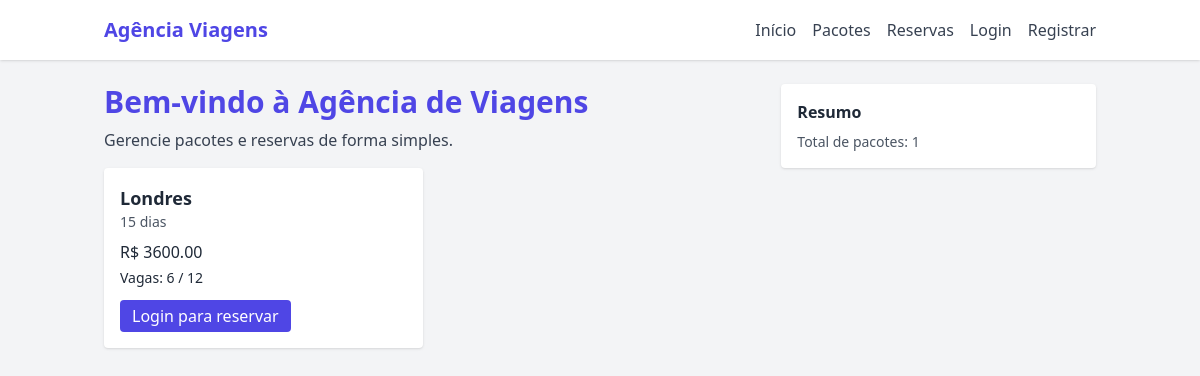
Before: / with the older database file.
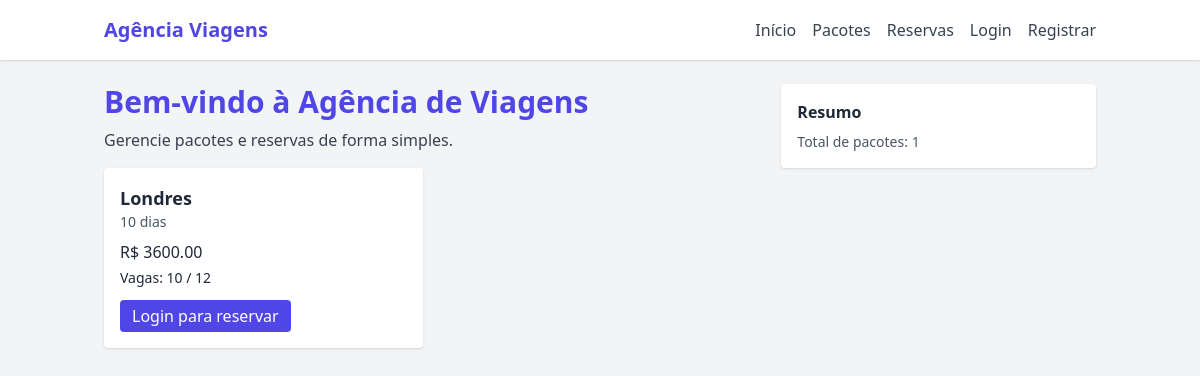
After: the same page with the newer database file.
### app/models.py (models this page shows)
class Pacote(db.Model):
    id = db.Column(db.Integer, primary_key=True)
    destino = db.Column(db.String(150), nullable=False)
    periodo = db.Column(db.String(100), nullable=False)
    preco = db.Column(db.Float, nullable=False)
    vagas_min = db.Column(db.Integer, nullable=False)
    vagas_max = db.Column(db.Integer, nullable=False)
    vagas_disponiveis = db.Column(db.Integer, nullable=False)
    categoria = db.Column(db.String(100))
    criado_em = db.Column(db.DateTime, default=datetime.utcnow)

### app/views.py (the view)
@app.route("/")
def index():
    pacotes = Pacote.query.all()
    return render_template("index.html", pacotes=pacotes)

### app/templates/index.html (shortened to what this page needs)
{% extends "base.html" %}
{% block content %}
<div class="grid grid-cols-1 md:grid-cols-3 gap-6">
  <div class="md:col-span-2">
    <h1 class="text-3xl font-bold text-indigo-600 mb-2">Bem-vindo à Agência de Viagens</h1>
    <p class="text-gray-700 mb-4">Gerencie pacotes e reservas de forma simples.</p>
    <div class="grid grid-cols-1 sm:grid-cols-2 gap-4">
      {% for p in pacotes %}
      <div class="bg-white p-4 rounded shadow">
        <h3 class="font-semibold text-lg">{{ p.destino }}</h3>
        <p class="text-sm text-gray-600">{{ p.periodo }}</p>
        <p class="mt-2 font-medium">R$ {{ '%.2f'|format(p.preco) }}</p>
        <p class="text-sm mt-1">Vagas: {{ p.vagas_disponiveis }} / {{ p.vagas_max }}</p>
        <div class="mt-3 flex space-x-2">
          {% if current_user.is_authenticated %}
            <a href="{{ url_for('nova_reserva', pacote_id=p.id) }}" class="px-3 py-1 bg-indigo-600 text-white rounded">Reservar</a>
            {% if current_user.perfil == 'administrador' %}
            <a href="{{ url_for('editar_pacote', id=p.id) }}" class="px-3 py-1 bg-gray-200 rounded">Editar</a>
            {% endif %}
          {% else %}
            <a href="{{ url_for('login') }}" class="px-3 py-1 bg-indigo-600 text-white rounded">Login para reservar</a>
          {% endif %}
        </div>
      </div>
      {% endfor %}
    </div>
  </div>
  <aside>
    <div class="bg-white p-4 rounded shadow">
      <h4 class="font-semibold">Resumo</h4>
      <p class="text-sm text-gray-600 mt-2">Total de pacotes: {{ pacotes|length }}</p>
    </div>
  </aside>
</div>
{% endblock %}

### app/templates/base.html (shortened to what this page needs)
<!DOCTYPE html>
<html lang="pt-br">
<head>
  <script src="https://cdn.tailwindcss.com"></script>
</head>
<body class="bg-gray-100 text-gray-800">
  {% include "nav.html" %}
  <main class="container mx-auto px-4 py-6">
    {% block content %}{% endblock %}
  </main>
</body>
</html>

### app/templates/nav.html
<nav class="bg-white shadow">
  <div class="container mx-auto px-4 py-4 flex justify-between items-center">
    <a href="{{ url_for('index') }}" class="text-xl font-bold text-indigo-600">Agência Viagens</a>
    <div class="space-x-4 flex items-center">
      <a href="{{ url_for('index') }}" class="text-gray-700 hover:text-indigo-600">Início</a>
      <a href="{{ url_for('listar_pacotes') }}" class="text-gray-700 hover:text-indigo-600">Pacotes</a>
      <a href="{{ url_for('gestao_reservas') }}" class="text-gray-700 hover:text-indigo-600">Reservas</a>
      {% if current_user.is_authenticated %}
        <span class="text-gray-600">|</span>
        <span class="text-sm text-gray-700 mr-2">Olá, {{ current_user.nome }}</span>
        <a href="{{ url_for('logout') }}" class="text-red-600 hover:underline">Sair</a>
      {% else %}
        <a href="{{ url_for('login') }}" class="text-gray-700 hover:text-indigo-600">Login</a>
        <a href="{{ url_for('register') }}" class="text-gray-700 hover:text-indigo-600">Registrar</a>
      {% endif %}
    </div>
  </div>
</nav>

Changed rows visible on the page:
changed Pacote "Londres": periodo "15 dias" → "10 dias"; vagas_disponiveis "6" → "10"
